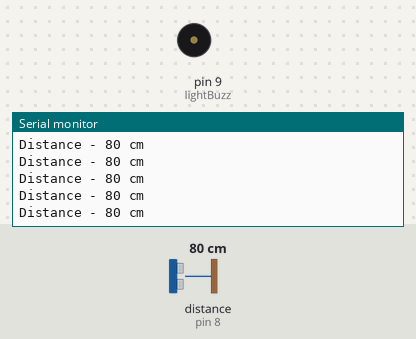
The sketch below on a simulated Arduino Uno, built with avr-gcc and run on an emulated ATmega328P. Parts: buzzer (waves = sounding), the last lines printed to the serial monitor. Wiring (inferred from the names in the program): ultrasonic range finder: trigger pin 8; echo pin 8. The inputs (shaded band) are chosen by the test bench; at power-on: distance to the obstacle (sensor on pin 8) 80 cm. The echo pulse lasts 58.3 µs per cm.

Above: at 1.2 s.
1.3 s: distance to the obstacle (sensor on pin 8) set to 96 cm
At 1.35 s:
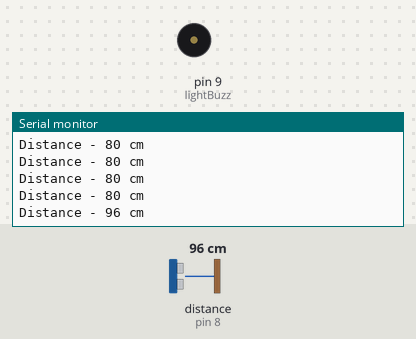
4.3 s: distance to the obstacle (sensor on pin 8) set to 60 cm
At 4.36 s:
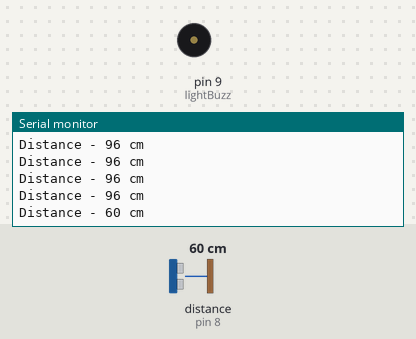
7.3 s: distance to the obstacle (sensor on pin 8) set to 120 cm
At 7.36 s:
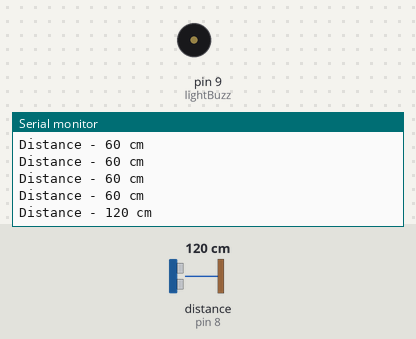
8.8 s: distance to the obstacle (sensor on pin 8) set to 88 cm
At 8.87 s:
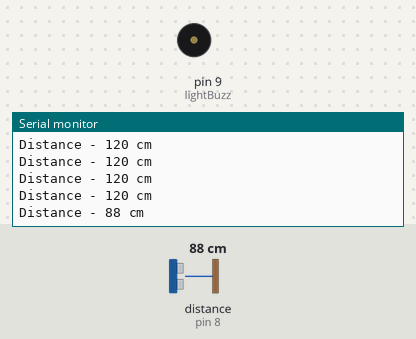
Timing chart, 0 to 11.8 s (numbered marks = the images above; inputs shaded):
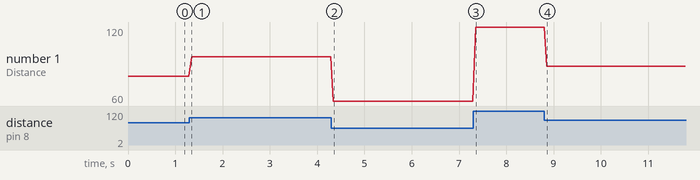

Measured:
- after the input at 1.3 s, the serial monitor: prints a new line at once (image 1)
- after the input at 4.3 s, the serial monitor: prints a new line after 0.05 s (image 2)
- after the input at 7.3 s, the serial monitor: prints a new line after 0.05 s (image 3)
- after the input at 8.8 s, the serial monitor: prints a new line after 0.06 s (image 4)
- plotted number 1: 80 → 96 after the input at 1.3 s, 96 → 60 after the input at 4.3 s, 60 → 120 after the input at 7.3 s, 120 → 88 after the input at 8.8 s

The sketch:

DistanceSensor.ino
```cpp
// Example 45.1 - tronixstuff.com - CC by-sa-nc
// Connect Ping))) signal pin to Arduino digital 8
int signal=8;
int lightBuzz = 9;
int distance;
unsigned long pulseduration=0;
void setup()
{
 pinMode(signal, OUTPUT);
 pinMode(lightBuzz,OUTPUT);
 Serial.begin(9600);
}
void measureDistance()
{
 // set pin as output so we can send a pulse
 pinMode(signal, OUTPUT);
// set output to LOW
 digitalWrite(signal, LOW);
 delayMicroseconds(1);

 // now send the 5uS pulse out to activate Ping)))
 digitalWrite(signal, HIGH);
 delayMicroseconds(1);
 digitalWrite(signal, LOW);

 // now we need to change the digital pin
 // to input to read the incoming pulse
 pinMode(signal, INPUT);

 // finally, measure the length of the incoming pulse
 pulseduration=pulseIn(signal, HIGH);
}

void lightEmUp(){
  tone(lightBuzz,740,1);
}

void loop()
{
 // get the raw measurement data from Ping)))
 measureDistance();

 // divide the pulse length by half
 pulseduration=pulseduration/2;

 // now convert to centimetres. We're metric here people...
 distance = int(pulseduration/29);
 if(distance<91){
   lightEmUp();
 }
 // Display on serial monitor
 Serial.print("Distance - ");
 Serial.print(distance);
 Serial.println(" cm");
 delay(50);
}
```
